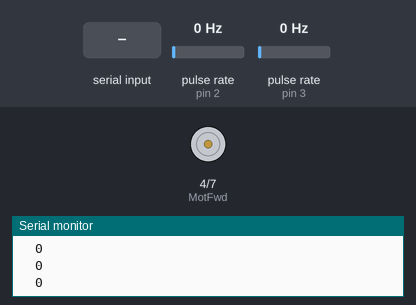
A sketch run on a simulated Arduino Uno, built with avr-gcc and run on an emulated ATmega328P. Parts: motor-driver pin pairs drawn as motors (green arrow = first pin HIGH = forward, orange = second pin HIGH = backward, longer = more drive, scaled by the enable pin), the last lines printed to the serial monitor. Wiring (inferred from the names in the program): 2 × pulse sensor: data pin 2 / data pin 3. The test bench sets the inputs (shaded band); at power-on: pulse rate (sensors on pin 2, pin 3) 0 Hz.

Above: at 1.2 s.
1.3 s: "1,90\n" received over Serial
At 2.2 s:
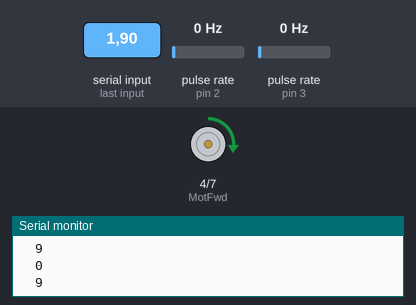
4.3 s: pulse rate (sensor on pin 2) set to 50 Hz
7.3 s: pulse rate (sensor on pin 3) set to 150 Hz
At 9.5 s:
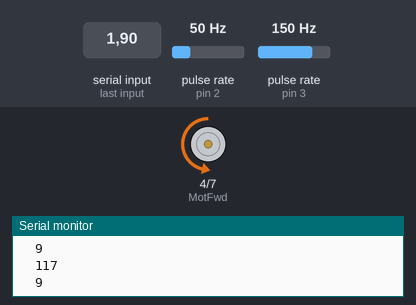
10.3 s: "90,45\n" received over Serial
At 11.5 s:
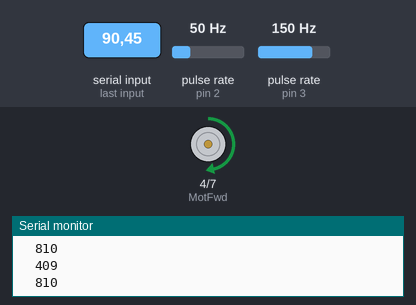
11.8 s: "30,150\n" received over Serial
Timing chart, 0 to 14.3 s (numbered marks = the images above; inputs shaded):
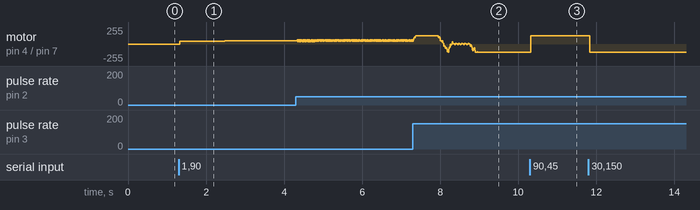

Measured:
- after the input at 1.3 s, motor on pin 4 (MotFwd) / pin 7 (MotRev): stopped → forward 45/255 at once, → forward 46/255 1.2 s later, → forward 47/255 1.2 s later
- after the input at 10.3 s, motor on pin 4 (MotFwd) / pin 7 (MotRev): backward 125/255 → forward 125/255 at once

The sketch:

PID.ino
```cpp
#include <PID_v1.h>
#define MotEnable 6 //Motor Enamble pin Runs on PWM signal
#define MotFwd  4  // Motor Forward pin
#define MotRev  7 // Motor Reverse pin
String readString; //This while store the user input data
int User_Input = 0; // This while convert input string into integer
int encoderPin1 = 3; //Encoder Output 'A' must connected with intreput pin of arduino.
int encoderPin2 = 2; //Encoder Otput 'B' must connected with intreput pin of arduino.
volatile int lastEncoded = 0; // Here updated value of encoder store.
volatile long encoderValue = 0; // Raw encoder value
int PPR = 3240;  // Encoder Pulse per revolution.
int angle = 360; // Maximum degree of motion.
int REV = 0;          // Set point REQUIRED ENCODER VALUE
int lastMSB = 0;
int lastLSB = 0;
double kp = 5 , ki = 1 , kd = 0.01;             // modify for optimal performance
double input = 0, output = 0, setpoint = 0;
PID myPID(&input, &output, &setpoint, kp, ki, kd, DIRECT);
void setup() {
  pinMode(MotEnable, OUTPUT);
  pinMode(MotFwd, OUTPUT);
  pinMode(MotRev, OUTPUT);
  Serial.begin(9600); //initialize serial comunication
  pinMode(encoderPin1, INPUT_PULLUP);
  pinMode(encoderPin2, INPUT_PULLUP);
  digitalWrite(encoderPin1, HIGH); //turn pullup resistor on
  digitalWrite(encoderPin2, HIGH); //turn pullup resistor on
  //call updateEncoder() when any high/low changed seen
  //on interrupt 0 (pin 2), or interrupt 1 (pin 3)
  attachInterrupt(0, updateEncoder, CHANGE);
  attachInterrupt(1, updateEncoder, CHANGE);

  TCCR1B = TCCR1B & 0b11111000 | 1;  // set 31KHz PWM to prevent motor noise
  myPID.SetMode(AUTOMATIC);   //set PID in Auto mode
  myPID.SetSampleTime(1);  // refresh rate of PID controller
  myPID.SetOutputLimits(-125, 125); // this is the MAX PWM value to move motor, here change in value reflect change in speed of motor.
}
void loop() {
  while (Serial.available()) { //Check if the serial data is available.
    delay(3);                  // a small delay
    char c = Serial.read();  // storing input data
    readString += c;         // accumulate each of the characters in readString
  }

  if (readString.length() >0) { //Verify that the variable contains information

   Serial.println(readString.toInt());  //printing the input data in integer form
    User_Input = readString.toInt();   // here input data is store in integer form
}
REV = map (User_Input, 0, 360, 0, 3240); // mapping degree into pulse
Serial.print("  ");
Serial.println(REV);               // printing REV value
setpoint = REV;                    //PID while work to achive this value consider as SET value
  input = encoderValue ;           // data from encoder consider as a Process value
 Serial.print("  ");
 Serial.println(encoderValue);
  myPID.Compute();                 // calculate new output
  pwmOut(output);
}
void pwmOut(int out) {
  if (out > 0) {                         // if REV > encoderValue motor move in forward direction.
    analogWrite(MotEnable, out);         // Enabling motor enable pin to reach the desire angle
    forward();                           // calling motor to move forward
  }
  else {
    analogWrite(MotEnable, abs(out));          // if REV < encoderValue motor move in forward direction.
    reverse();                            // calling motor to move reverse
  }
 readString=""; // Cleaning User input, ready for new Input
}
void updateEncoder(){
  int MSB = digitalRead(encoderPin1); //MSB = most significant bit
  int LSB = digitalRead(encoderPin2); //LSB = least significant bit
  int encoded = (MSB << 1) |LSB; //converting the 2 pin value to single number
  int sum  = (lastEncoded << 2) | encoded; //adding it to the previous encoded value
  if(sum == 0b1101 || sum == 0b0100 || sum == 0b0010 || sum == 0b1011) encoderValue ++;
  if(sum == 0b1110 || sum == 0b0111 || sum == 0b0001 || sum == 0b1000) encoderValue --;
  lastEncoded = encoded; //store this value for next time
}
void forward () {
  digitalWrite(MotFwd, HIGH);
 digitalWrite(MotRev, LOW);

}
void reverse () {
  digitalWrite(MotFwd, LOW);
 digitalWrite(MotRev, HIGH);

}
void finish () {
  digitalWrite(MotFwd, LOW);
 digitalWrite(MotRev, LOW);

}
```
